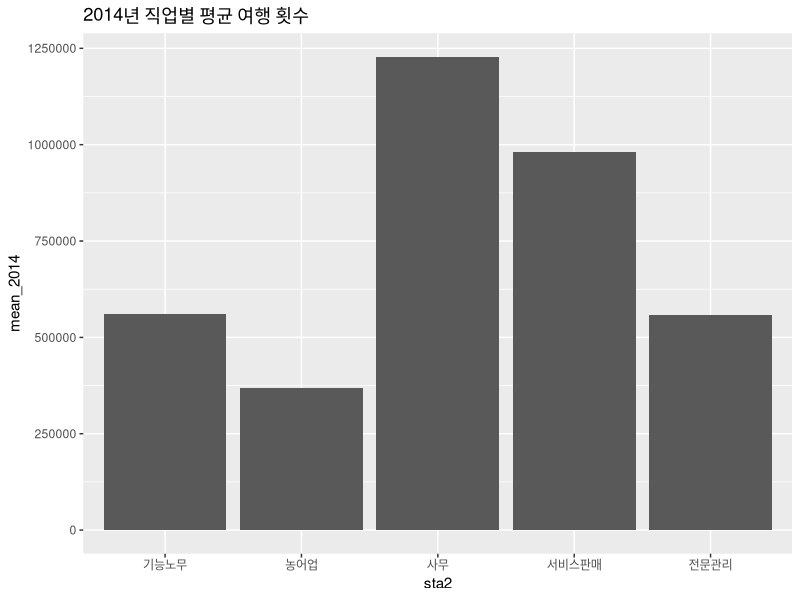
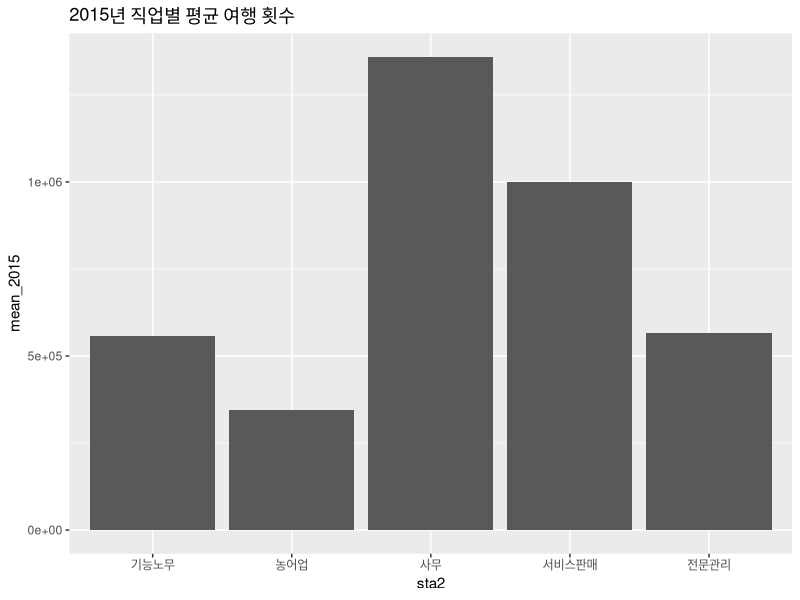
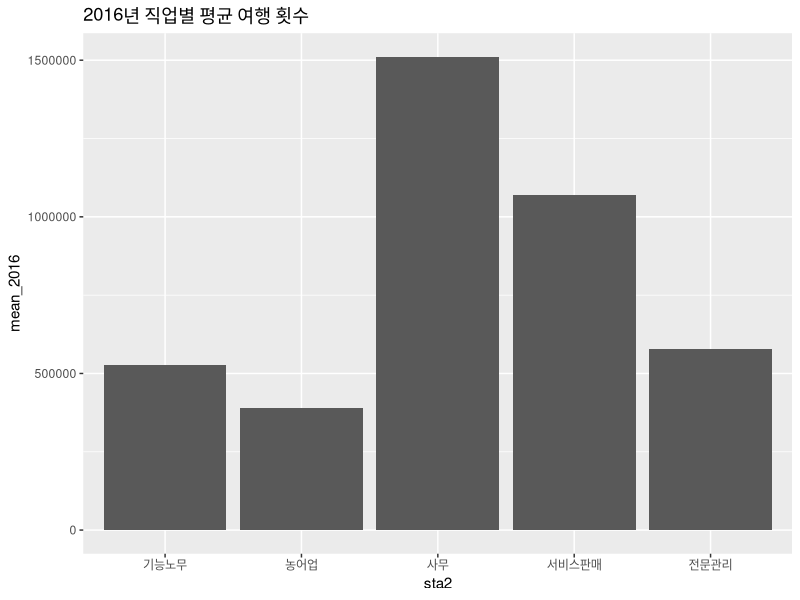
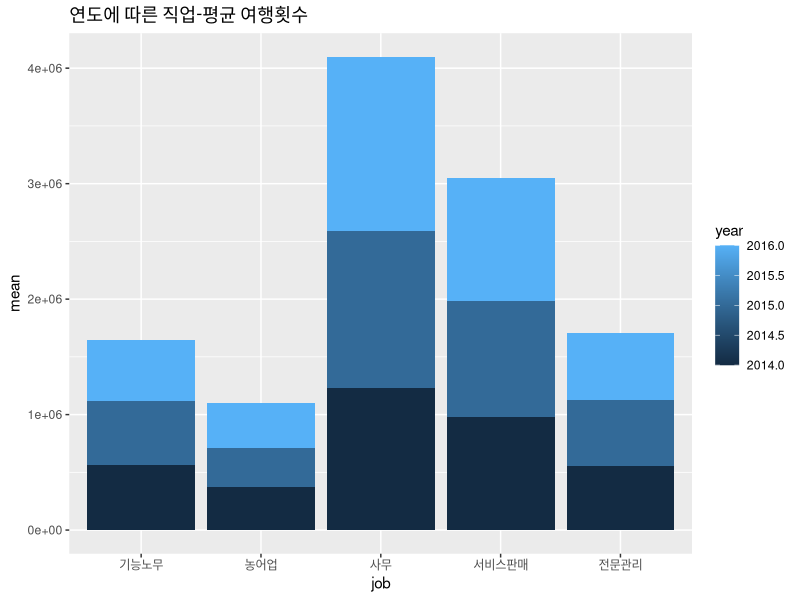
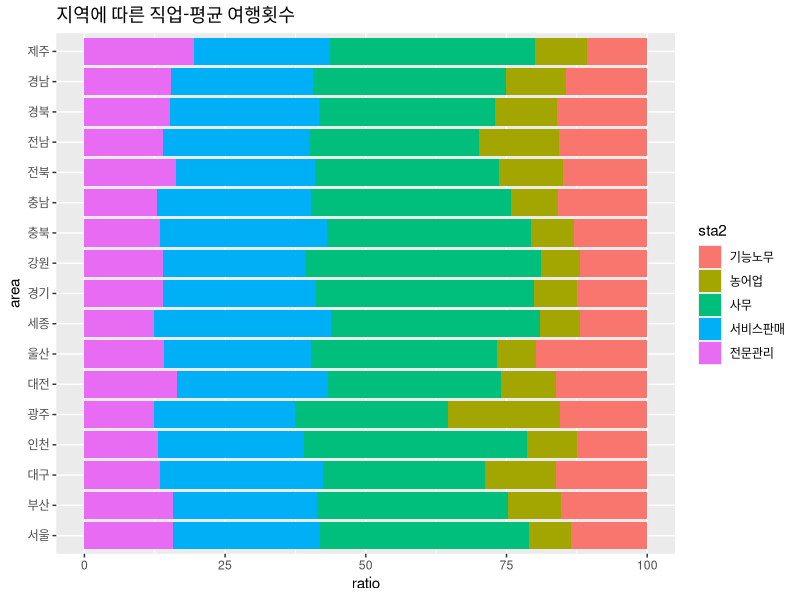

These charts were generated, in order, by the following R code:
## ---- chunk 1
library(readxl)
travel <- read_excel("travel2.xlsx", sheet = "데이터", col_names = T)
## ---- chunk 2
str(travel)
head(travel,20)
View(travel)
## ---- chunk 3
travel_new <- travel
## ---- chunk 4
library(dplyr)
travel_new <- rename(travel_new, sta1="통계분류(1)",
                     sta2="통계분류(2)",
                     area="항목",
                     year_2014="2014",
                     year_2015="2015",
                     year_2016="2016")
## ---- chunk 5
head(travel_new)
## ---- chunk 6
travel_new$sta1[1:17] <- "total"
travel_new$sta1[18:51] <- "sex"
travel_new$sta1[52:153] <- "age"
travel_new$sta1[154:238] <- "job"
travel_new$sta1[239:374] <- "money"
travel_new$sta1[375:476] <- "school"

travel_new$sta2[1:17] <- "subtotal"
travel_new$sta2[18:34] <- "male"
travel_new$sta2[35:51] <- "female"
travel_new$sta2[52:68] <- "15-19"
travel_new$sta2[69:85] <- "20's"
travel_new$sta2[86:102] <- "30's"
travel_new$sta2[103:119] <- "40's"
travel_new$sta2[120:136] <- "50's"
travel_new$sta2[137:153] <- "60's"
travel_new$sta2[154:170] <- "전문관리"
travel_new$sta2[171:187] <- "사무"
travel_new$sta2[188:204] <- "서비스판매"
travel_new$sta2[205:221] <- "농어업"
travel_new$sta2[222:238] <- "기능노무"
travel_new$sta2[239:255] <- "50"
travel_new$sta2[256:272] <- "50-100"
travel_new$sta2[273:289] <- "100-200"
travel_new$sta2[290:306] <- "200-300"
travel_new$sta2[307:323] <- "300-400"
travel_new$sta2[324:340] <- "400-500"
travel_new$sta2[341:357] <- "500-600"
travel_new$sta2[358:374] <- "600"
travel_new$sta2[375:391] <- "초졸이하"
travel_new$sta2[392:408] <- "중학교(재/졸)"
travel_new$sta2[409:425] <- "고등학교(재/졸)"
travel_new$sta2[426:442] <- "전문대(재/졸)"
travel_new$sta2[443:459] <- "대학교(재/졸)"
travel_new$sta2[460:476] <- "대학원(재/졸)"
## ---- chunk 7
str(travel_new)
head(travel_new,20)
View(travel_new)
## ---- chunk 8
library(dplyr)

job <- travel_new %>% 
  filter(sta1 == "job") %>%                                #직업별로 묶음
  group_by(sta2) %>% 
  select(sta2, year_2014, year_2015, year_2016) %>% 
  summarise(sum_2014=sum(year_2014),
            sum_2015=sum(year_2015),
            sum_2016=sum(year_2016),                          #년도별 총합
            mean_2014=mean(year_2014),
            mean_2015=mean(year_2015),
            mean_2016=mean(year_2016))                        #년도별 평균
## ---- chunk 9
job
## ---- chunk 10
job_year <- data.frame(year= rep(c(2014,2015,2016),each=5),
                       job= rep(c("기능노무","농어업","사무","서비스판매","전문관리"),times=3),
                       sum= c(9511177,6270613,20872978,16667801,9481899,9494216,5860472,23108019,16992868,9629263,8971218,6601336,25680678,18204393,9849370),
                       mean= c(559481.0,368859.6,1227822.2,980458.9,557758.8,558483.3,344733.6,1359295.2,999580.5,566427.2,527718.7,388313.9,1510628.1,1070846.6,579374.7))
## ---- chunk 11
job_year
## ---- chunk 12
library(ggplot2)

ggplot(data = job, aes(x=sta2, y=mean_2014)) + geom_col() + ggtitle("2014년 직업별 평균 여행 횟수")
ggplot(data = job, aes(x=sta2, y=mean_2015)) + geom_col() + ggtitle("2015년 직업별 평균 여행 횟수")
ggplot(data = job, aes(x=sta2, y=mean_2016)) + geom_col() + ggtitle("2016년 직업별 평균 여행 횟수")
## ---- chunk 13
library(ggplot2)
ggplot(data = job_year, aes(x=job, y=mean, fill=year)) + geom_col() + ggtitle("연도에 따른 직업-평균 여행횟수")
## ---- chunk 14
job %>% 
  select(sta2, mean_2014, mean_2015, mean_2016)
## ---- chunk 15
library(dplyr)

job2 <- travel_new %>% 
  filter(sta1 == "job") %>% 
  group_by(area) %>% 
  select(area,sta2, year_2014, year_2015, year_2016) %>% 
  mutate(tot_area=sum(year_2014,year_2015,year_2016),
         ratio=(year_2014+year_2015+year_2016)/tot_area*100) %>% 
  arrange(area)
## ---- chunk 16
job2
## ---- chunk 17
ggplot(data = job2, aes(x=area, y=ratio, fill=sta2)) +
  geom_col() + 
  coord_flip() + 
   scale_x_discrete(limits=c("서울","부산","대구","인천","광주","대전","울산","세종","경기","강원","충북","충남","전북","전남","경북","경남","제주")) +
  ggtitle("지역에 따른 직업-평균 여행횟수")
